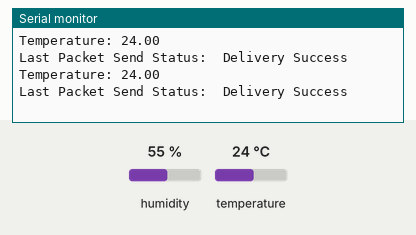
Simulated run of this sketch. Board: Seeed XIAO ESP32-C3. Shown: the last lines printed to the serial monitor. Wiring (inferred from the names in the program): SHT3x sensor at I2C address 0x45. The inputs (shaded band) are chosen by the test bench; at power-on: temperature 24 °C, humidity 55 %.

Above: at 5.8 s.
5.9 s: temperature set to 12 °C
At 11.5 s:
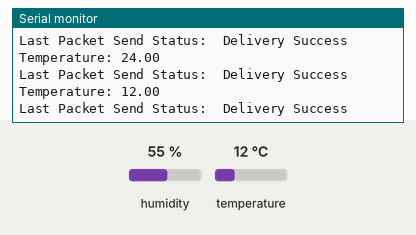
11.9 s: temperature set to 19 °C
At 15.9 s:
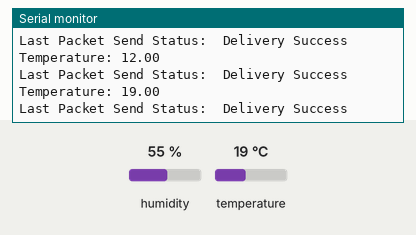
Timing chart, 0 to 17.4 s (numbered marks = the images above; inputs shaded):
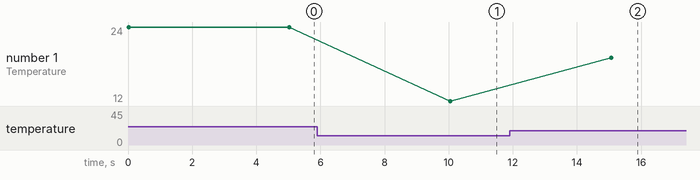

The sketch:

sender_SHT31-single-shot.ino
```cpp
#include <esp_now.h>
#include <WiFi.h>
#include <Wire.h>
#include "Adafruit_SHT31.h"

// SHT31センサーのインスタンスを作成
Adafruit_SHT31 sht31 = Adafruit_SHT31();

// 送信先のMACアドレス
// uint8_t broadcastAddress[] = {0xEC, 0xDA, 0x3B, 0xBB, 0xB1, 0xE4};
uint8_t broadcastAddress[] = {0xEC, 0xDA, 0x3B, 0xBB, 0xDB, 0xB8};

// ピア情報を保持する構造体
esp_now_peer_info_t peerInfo;

// 送信するデータを保持する構造体
struct DataPacket {
  int area_id;
  float temperature;
};

// 送信するデータ
DataPacket dataToSend;

// データ送信後に実行されるコールバック関数
void OnDataSent(const uint8_t *mac_addr, esp_now_send_status_t status) {
  Serial.print("\r\nLast Packet Send Status:\t");
  Serial.println(status == ESP_NOW_SEND_SUCCESS ? "Delivery Success" : "Delivery Fail");
}

void setup() {
  // シリアルモニタを初期化、通信速度115200bps
  Serial.begin(115200);

  // SHT31センサーを初期化
  if (!sht31.begin(0x45)) {
    Serial.println("Couldn't find SHT31");
    while (1) delay(1);
  }

  // デバイスをWi-Fiステーションモードに設定
  WiFi.mode(WIFI_STA);

  // ESP-NOWの初期化
  if (esp_now_init() != ESP_OK) {
    Serial.println("Error initializing ESP-NOW");
    return;
  }

  // データ送信後のコールバック関数を登録
  esp_now_register_send_cb(OnDataSent);

  // ピア情報を設定
  memcpy(peerInfo.peer_addr, broadcastAddress, 6);
  peerInfo.channel = 0;
  peerInfo.encrypt = false;

  // ピアを追加
  if (esp_now_add_peer(&peerInfo) != ESP_OK) {
    Serial.println("Failed to add peer");
    return;
  }

  // area_idを設定
  dataToSend.area_id = 4;
}

void loop() {
  // SHT31センサーにシングルショットモードの測定コマンドを送信
  Wire.beginTransmission(0x45); // SHT31のI2Cアドレスに送信を開始
  Wire.write(0x24);             // シングルショット測定のコマンドMSB
  Wire.write(0x00);             // シングルショット測定のコマンドLSB
  Wire.endTransmission();

  delay(15); // 測定完了までの待機時間（通常は15ms）

  // 測定結果を読み取る
  Wire.requestFrom(0x45, 6); // 6バイトのデータをリクエスト（温度2バイト + CRC1バイト + 湿度2バイト + CRC1バイト）

  if (Wire.available() == 6) {
    uint16_t tempData = Wire.read() << 8 | Wire.read(); // 温度データ
    Wire.read(); // CRCバイトを無視
    // uint16_t humidityData = Wire.read() << 8 | Wire.read(); // 湿度データ
    // Wire.read(); // CRCバイトを無視

    // 温度データを計算
    dataToSend.temperature = -45.0 + 175.0 * ((float)tempData / 65535.0);

    Serial.print("Temperature: ");
    Serial.println(dataToSend.temperature);

    // 温度データとエリアIDを送信
    esp_now_send(broadcastAddress, (uint8_t *)&dataToSend, sizeof(dataToSend));
  } else {
    Serial.println("Failed to read temperature");
  }

  delay(5000); // 5秒間隔でデータを送信
}
```

Measured:
- after the input at 5.9 s, the serial monitor: prints a new line after 4.1 s (image 1)
- after the input at 11.9 s, the serial monitor: prints a new line after 3.2 s (image 2)
- plotted number 1: 24 → 12 after the input at 5.9 s, 12 → 19 after the input at 11.9 s
